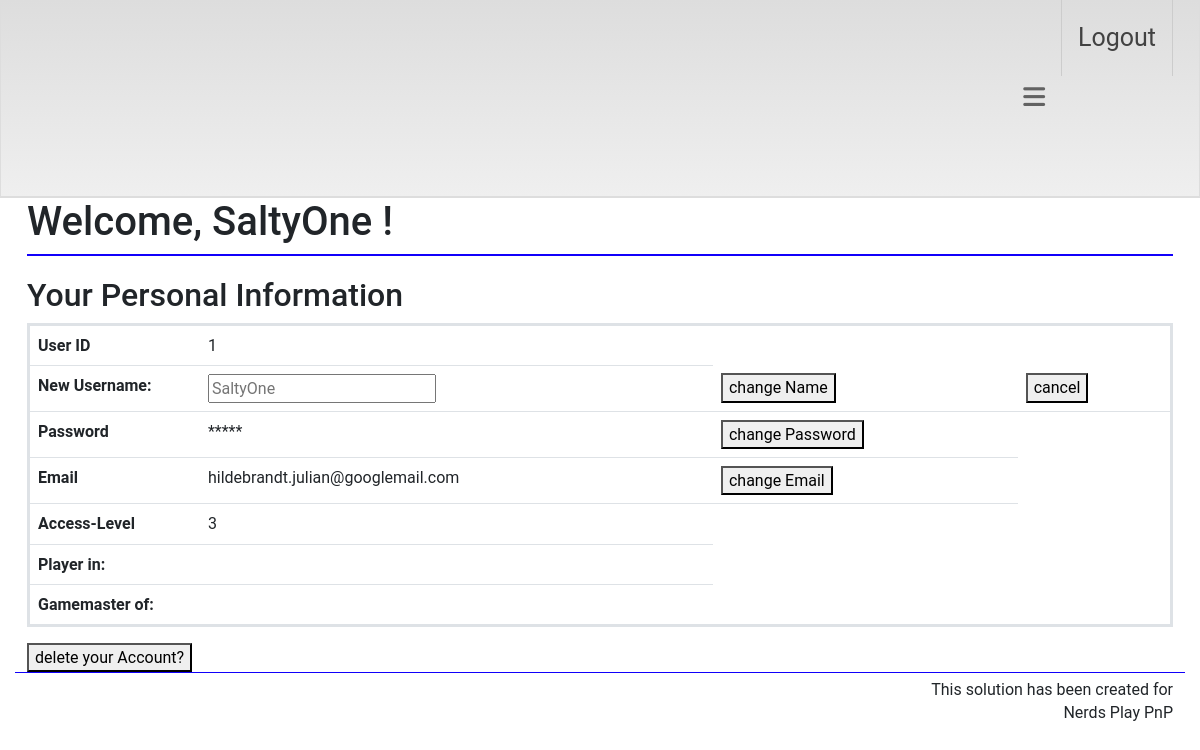
The page /changeName (signed in) on the database its author committed.
### api/v1_0/models.py (models this page shows, shortened)
class User(UserMixin, db.Model):
    id = db.Column(db.Integer, primary_key=True)
    email = db.Column(db.String(100), unique=True)
    password = db.Column(db.String(100))
    name = db.Column(db.String(1000))
    email_confirm = db.Column(db.Boolean)
    access = db.Column(db.Integer)
    def is_admin(self):
        return self.access == ACCESS['admin']
    def is_dm(self):
        return self.access >= ACCESS['DM']

### api/v1_0/email.py (the view, shortened to what this page needs)
@email.route('/changeName', methods=['GET', 'POST'])
@login_required
def change_Name():
    if request.method == 'GET':
        return render_template( 'profile.html', user=current_user, changeName = True)

### main.py (called while the page is built)
@login_manager.user_loader
def load_user(user_id):
        return User.query.get(int(user_id))

### templates/profile.html (shortened to what this page needs)
{% extends "base.html" %}
{% block content %}
<h1 class="title">
  Welcome, {{user['name']}} !
</h1>
<div class='profile'>
  <h2>Your Personal Information</h2></th>
    <table class="table">
      <tbody>
        <tr>
            <th style ="width : 15%" scope="row">User ID</th>
            <td>{{ user['id'] }}</td>
          </tr>
          {% if changeName %}
          <tr>
            <th style ="width : 15%" scope="row">New Username:</th>
            <form action="/changeName" method="post">
            <td>
              <input name="newName" type="text" placeholder = "{{ user['name'] }}" autofocus="" required>
            </td>
              <td>
                <button type="submit">change Name</button>
            </td>
          </form>
          <td>
          <form action="/profile" method="get">
              <button type="submit">cancel</button>
          </form>
          </td>
          </tr>
          {% endif %}
          {% if not changePassword %}
          <tr>
            <th style ="width : 15%" scope="row">Password</th>
            <form action="/changePassword" method="get">
            <td>*****</td>
                <td>
                  <button type="submit">change Password</button>
              </td>
            </form>
          </tr>
          {% endif %}
          {% if not changeEmail %}
          <tr>
            <th style ="width : 15%" scope="row">Email</th>
            <td>{{ user['email'] }}</td>
          <form action="/changeEmail" method="get">
            <td>
              <button type="submit">change Email</button>
          </td>
        </form>
      </tr>
      {% endif %}
          <tr>
            <th style ="width : 15%" scope="row">Access-Level</th>
            <td>{{ user['access'] }}</td>
        </tr>
        <tr>
          <th style ="width : 15%" scope="row">Player in:</th>
          <td>{{ campaign_names_player }}</td>
      </tr>
      <tr>
        <th style ="width : 15%" scope="row">Gamemaster of:</th>
        <td>{{ campaign_names_master }}</td>
    </tr>
      </tbody>
    </table>
  {% if not deleteAccount %}
    <form action="/deleteAccount" method="get">
        <button type="submit">delete your Account?</button>
  </form>
    {% endif %}
  </div>
{% endblock %}

### static/base.css (style rules this page uses)
.profile { padding-top: 20px; border-top:2px solid #1100fa }
table { border:3px solid #2500fa; text-align: left; display: table; width: 100%; border-collapse: collapse; overflow: visible; }
table th, table td { padding: 10px 8px; }

### templates/base.html (style rules this page uses)
body { font-family: Roboto; line-height: 1.45; }

### rows shown on the page
User: name "SaltyOne", id "1", newName "SaltyOne", email "hildebrandt.julian@googlemail.com", access "3"
